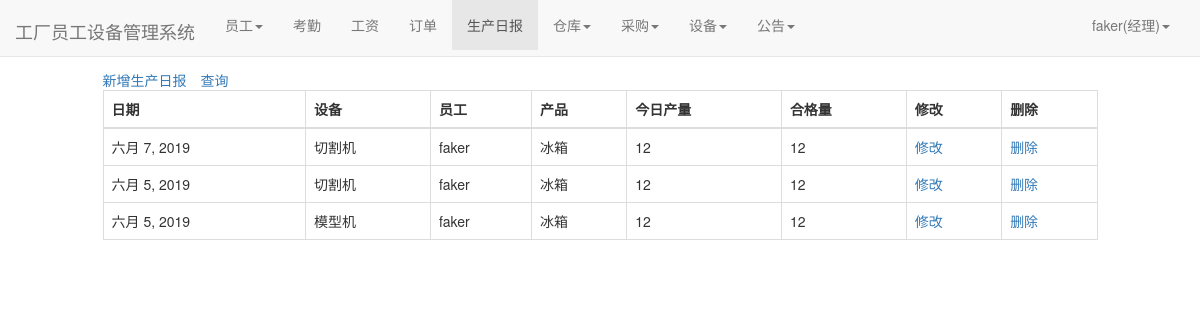
Screenshot of /warehouse/product_diary/ (signed in) with the database file from the repository.
### user/models.py (models this page shows)
class Profile(models.Model):
    user = models.OneToOneField(User, on_delete=models.CASCADE)
    staff_gender = models.CharField(max_length=10, choices=(('male', '男'), ('female', '女')), default='male',
                                    verbose_name='性别')
    staff_age = models.PositiveIntegerField(verbose_name="年龄")
    staff_home = models.CharField(max_length=100, verbose_name="籍贯")
    staff_nationality = models.CharField(max_length=20, verbose_name="民族")  # 民族
    staff_tel = models.BigIntegerField(verbose_name="电话")
    start_time = models.DateField(auto_now_add=True, verbose_name="入职时间")  # 入职时间
    id_card = models.CharField(max_length=20,verbose_name="身份证")  # 身份证号
    staff_type = models.CharField(max_length=100,verbose_name="职位", null=True)  # 职位
    salary_pre_hour = models.IntegerField(verbose_name="时薪")  # 时薪
    class Meta:
        ordering = ['-start_time']

### warehouse/models.py (models this page shows)
class ProduceDiary(models.Model):#生产日记
    current_time = models.DateField(auto_now_add=True, verbose_name="日期")
    facility_id = models.ForeignKey(Facility, verbose_name="设备", on_delete=models.DO_NOTHING)
    staff_name = models.ForeignKey(User, verbose_name="员工", on_delete=models.DO_NOTHING)
    product_name = models.ForeignKey(Product, verbose_name="产品", on_delete=models.DO_NOTHING)
    today_done_num = models.IntegerField(default=0, verbose_name="今日产量")
    qualified_num = models.IntegerField(default=0, verbose_name="合格量")
    class Meta:
        ordering = ['-current_time']

class Product(models.Model):
    product_name = models.CharField(max_length=100)
    def __str__(self):
        return self.product_name

### facility/models.py (models this page shows)
class Facility(models.Model):#设备
    version = models.CharField(max_length=100, verbose_name="型号")
    facility_name = models.CharField(max_length=100, verbose_name="名称")
    price = models.BigIntegerField(verbose_name="价格")
    buyer = models.ForeignKey(User, on_delete=models.DO_NOTHING, verbose_name="购买人")
    buy_time = models.DateField(auto_now_add=True, verbose_name="购买时间")
    def __str__(self):
        return self.facility_name

### warehouse/views.py (the view)
# urls.py: path('product_diary/', views.product_diary, name='product_diary'),
def product_diary(request):
    context = {}
    product_diaries = ProduceDiary.objects.all()
    context['product_diaries'] = product_diaries
    return render(request, 'product_diary.html', context)

### user/models.py (called while the page is built)
def get_staff_type(self):
    if Profile.objects.filter(user=self).exists():
        profile = Profile.objects.get(user=self)
        return profile.staff_type
    else:
        return ''

### warehouse/templates/product_diary.html (shortened to what this page needs)
{% extends 'base.html' %}
{% block nav_producediary_active %}active{% endblock %}
{% block content %}
    <div class="containter">
        <div class="row">
            <div class="col-xs-10 col-xs-offset-1">
                {% if user.is_authenticated %}
                <table class="table table-bordered table-hover">
                    <a href="{% url 'product_diary_append' %}">新增生产日报</a>
                    <span style="margin-left: 1em"><a href="{% url 'product_diary_select' %}">查询</a></span>
                  <thead>
                    <tr>
                      <th scope="col">日期</th>
                      <th scope="col">设备</th>
                      <th scope="col">员工</th>
                      <th scope="col">产品</th>
                      <th scope="col">今日产量</th>
                       <th scope="col">合格量</th>
                           <th scope="col">修改</th>
                      <th scope="col">删除</th>
                    </tr>
                  </thead>
                  <tbody>
                  {%for product_diary in product_diaries%}
                    <tr>
                      <td>{{product_diary.current_time}}</td>
                        <td>{{product_diary.facility_id}}</td>
                      <td>{{product_diary.staff_name}}</td>
                      <td>{{product_diary.product_name}}</td>
                      <td>{{product_diary.today_done_num}}</td>
                      <td>{{product_diary.qualified_num}}</td>
                         <td><a href="{% url 'product_diary_modify' product_diary.pk%}">修改</a></li></td>
                      <td><a href="{% url 'product_diary_delete' product_diary.pk%}">删除</a></li></td>
                    </tr>
                  {% endfor %}
                  </tbody>
                </table>
                {% else %}
                    <span>未登录，跳转到首页...</span>
                    <script type="text/javascript">
                        window.location.href = '/';
                    </script>
                {% endif %}
            </div>
        </div>
    </div>
{% endblock %}

### templates/base.html (shortened to what this page needs)
{% load staticfiles %}
<!doctype html>
<html lang="en">
<head>
    <link rel="stylesheet" href="{% static 'base.css' %}">
    <link rel="stylesheet" href="{% static 'home.css' %}">
    <link rel="stylesheet" href="{% static 'bootstrap-3.37/css/bootstrap.min.css' %}">
</head>
<body>
<div class="navbar navbar-default navbar-fixed-top" role="navigation">
    <div class="container-fluid">
        <div class="navbar-header">
        </div>
    </div>
</div>
<nav class="navbar navbar-default navbar-fixed-top">
    <div class="container-fluid">
        <div class="navbar-header">
            <a class="navbar-brand" href="{% url 'home' %}">工厂员工设备管理系统</a>
        </div>
        {% if user.is_authenticated %}
        <div class="collapse navbar-collapse" id="bs-example-navbar-collapse-1">
            <ul class="nav navbar-nav">
                {% if user.get_staff_type == '经理' %}
                <li class="{% block nav_staff_active %}{% endblock %}">
                <li class="dropdown">
                    <a href="#" class="dropdown-toggle" data-toggle="dropdown" role="button" aria-haspopup="true"
                       aria-expanded="false">员工<span class="caret"></span></a>
                </li>
                </li>
                <li class="{% block nav_attendence_active %}{% endblock %}"><a href="{% url 'attendence_lists'%}">考勤</a>
                </li>
                <li class="{% block nav_salary_active %}{% endblock %}"><a href="{% url 'salary_lists'%}">工资</a></li>
                <li class="{% block nav_order_active %}{% endblock %}"><a href="{% url 'order_list' %}">订单</a></li>
                <li class="{% block nav_producediary_active %}{% endblock %}"><a
                        href="{% url 'product_diary' %}">生产日报</a></li>
                <li class="{% block nav_warehousediary_active %}{% endblock %}">
                <li class="dropdown">
                    <a href="#" class="dropdown-toggle" data-toggle="dropdown" role="button" aria-haspopup="true"
                       aria-expanded="false">仓库<span class="caret"></span></a>
                </li>
                </li>
                <li class="{% block nav_purchase_active %}{% endblock %}">
                <li class="dropdown">
                    <a href="#" class="dropdown-toggle" data-toggle="dropdown" role="button" aria-haspopup="true"
                       aria-expanded="false">采购<span class="caret"></span></a>
                </li>
                </li>
                <li class="{% block nav_facility_active %}{% endblock %}">
                <li class="dropdown">
                    <a href="#" class="dropdown-toggle" data-toggle="dropdown" role="button" aria-haspopup="true"
                       aria-expanded="false">设备<span class="caret"></span></a>
                </li>
                </li>
                <li class="{% block nav_notice_active %}{% endblock %}">
                <li class="dropdown">
                    <a href="#" class="dropdown-toggle" data-toggle="dropdown" role="button" aria-haspopup="true"
                       aria-expanded="false">公告<span class="caret"></span></a>
                </li>
                </li>
                {%endif%}
            </ul>
            <ul class="nav navbar-nav navbar-right">
                <li class="dropdown">
                    <a href="#" class="dropdown-toggle" data-toggle="dropdown" role="button" aria-haspopup="true"
                       aria-expanded="false">
                        {{user.username}}({{user.get_staff_type}})<span class="caret"></span></a>
                </li>
            </ul>
        </div>
        {% else %}
        <ul class="nav navbar-nav navbar-right">
            <li><a href="{% url 'login' %}?from={{ request.get_full_path }}">登录</a></li>
        </ul>
        {% endif %}
    </div>
</nav>
{% block content%} {% endblock %}
</body>
</html>

### static/home.css (style rules this page uses)
* { margin: 0; padding: 0; }
body { margin-top: 70px!important; }
ul { list-style-type: none!important; }
ul.navbar-right { margin-right: 0; }
div.navbar-header { font-size: 200%; padding-top: 0.2em; }

### rows the page displays
ProduceDiary: current_time "六月 7, 2019", facility_id "切割机", staff_name "faker", product_name "冰箱", today_done_num "12", qualified_num "12"
ProduceDiary: current_time "六月 5, 2019", facility_id "切割机", staff_name "faker", product_name "冰箱", today_done_num "12", qualified_num "12"
ProduceDiary: current_time "六月 5, 2019", facility_id "模型机", staff_name "faker", product_name "冰箱", today_done_num "12", qualified_num "12"

### other values shown
{{ user.username }} "faker"
{{ user.get_staff_type }} "经理"
